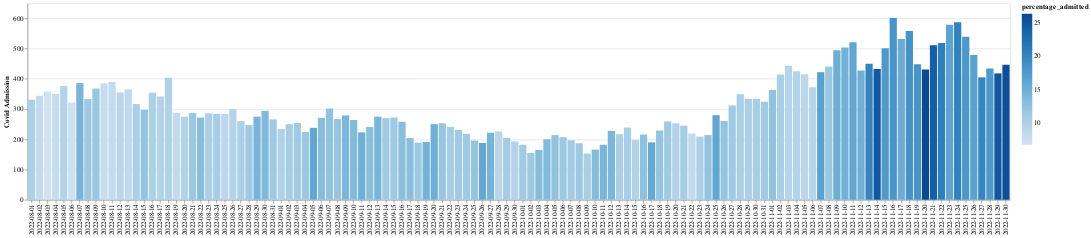

Notebook code cell kept with this figure:
### Code cell
alt.Chart(mergedhosp_malaysia).mark_bar().encode(
    x=alt.X('date', title=None),
    y=alt.Y('admitted_covid', title='Covid Admission'),
    tooltip=('date','holiday','malaysia_cases_new','admitted_covid','percentage_admitted'),
    color='percentage_admitted'
).properties(width=1500)

### Figure 1 — Vega-Lite specification as saved in the notebook (floating-point values rounded to 4 significant figures)
{"config": {"view": {"continuousWidth": 400, "continuousHeight": 300}}, "data": {"name": "data-c3a883f55ad697ca351b0caccef86f8d"}, "mark": "bar", "encoding": {"color": {"field": "percentage_admitted", "type": "quantitative"}, "tooltip": [{"field": "date", "type": "nominal"}, {"field": "holiday", "type": "nominal"}, {"field": "malaysia_cases_new", "type": "quantitative"}, {"field": "admitted_covid", "type": "quantitative"}, {"field": "percentage_admitted", "type": "quantitative"}], "x": {"field": "date", "title": null, "type": "nominal"}, "y": {"field": "admitted_covid", "title": "Covid Admission", "type": "quantitative"}}, "width": 1500, "$schema": "https://vega.github.io/schema/vega-lite/v4.17.0.json", "datasets": {"data-c3a883f55ad697ca351b0caccef86f8d": [{"date": "2022-08-01", "holiday": "non-holiday", "malaysia_cases_new": 3213, "admitted_covid": 331, "percentage_admitted": 10.3}, {"date": "2022-08-02", "holiday": "non-holiday", "malaysia_cases_new": 4204, "admitted_covid": 344, "percentage_admitted": 8.183}, {"date": "2022-08-03", "holiday": "non-holiday", "malaysia_cases_new": 5330, "admitted_covid": 358, "percentage_admitted": 6.717}, {"date": "2022-08-04", "holiday": "non-holiday", "malaysia_cases_new": 4413, "admitted_covid": 350, "percentage_admitted": 7.931}, {"date": "2022-08-05", "holiday": "non-holiday", "malaysia_cases_new": 3927, "admitted_covid": 376, "percentage_admitted": 9.575}, {"date": "2022-08-06", "holiday": "non-holiday", "malaysia_cases_new": 4684, "admitted_covid": 322, "percentage_admitted": 6.874}, {"date": "2022-08-07", "holiday": "non-holiday", "malaysia_cases_new": 2728, "admitted_covid": 386, "percentage_admitted": 14.15}, {"date": "2022-08-08", "holiday": "non-holiday", "malaysia_cases_new": 2863, "admitted_covid": 333, "percentage_admitted": 11.63}, {"date": "2022-08-09", "holiday": "non-holiday", "malaysia_cases_new": 3083, "admitted_covid": 368, "percentage_admitted": 11.94}, {"date": "2022-08-10", "holiday": "non-holiday", "malaysia_cases_new": 4896, "admitted_covid": 385, "percentage_admitted": 7.864}, {"date": "2022-08-11", "holiday": "non-holiday", "malaysia_cases_new": 4831, "admitted_covid": 390, "percentage_admitted": 8.073}, {"date": "2022-08-12", "holiday": "non-holiday", "malaysia_cases_new": 3943, "admitted_covid": 355, "percentage_admitted": 9.003}, {"date": "2022-08-13", "holiday": "non-holiday", "malaysia_cases_new": 4334, "admitted_covid": 365, "percentage_admitted": 8.422}, {"date": "2022-08-14", "holiday": "non-holiday", "malaysia_cases_new": 3045, "admitted_covid": 317, "percentage_admitted": 10.41}, {"date": "2022-08-15", "holiday": "non-holiday", "malaysia_cases_new": 2437, "admitted_covid": 298, "percentage_admitted": 12.23}, {"date": "2022-08-16", "holiday": "non-holiday", "malaysia_cases_new": 3429, "admitted_covid": 354, "percentage_admitted": 10.32}, {"date": "2022-08-17", "holiday": "non-holiday", "malaysia_cases_new": 3516, "admitted_covid": 342, "percentage_admitted": 9.727}, {"date": "2022-08-18", "holiday": "non-holiday", "malaysia_cases_new": 4071, "admitted_covid": 404, "percentage_admitted": 9.924}, {"date": "2022-08-19", "holiday": "non-holiday", "malaysia_cases_new": 3490, "admitted_covid": 288, "percentage_admitted": 8.252}, {"date": "2022-08-20", "holiday": "non-holiday", "malaysia_cases_new": 2798, "admitted_covid": 275, "percentage_admitted": 9.828}, {"date": "2022-08-21", "holiday": "non-holiday", "malaysia_cases_new": 2464, "admitted_covid": 287, "percentage_admitted": 11.65}, {"date": "2022-08-22", "holiday": "non-holiday", "malaysia_cases_new": 2078, "admitted_covid": 272, "percentage_admitted": 13.09}, {"date": "2022-08-23", "holiday": "non-holiday", "malaysia_cases_new": 2722, "admitted_covid": 286, "percentage_admitted": 10.51}, {"date": "2022-08-24", "holiday": "non-holiday", "malaysia_cases_new": 2636, "admitted_covid": 284, "percentage_admitted": 10.77}, {"date": "2022-08-25", "holiday": "non-holiday", "malaysia_cases_new": 3206, "admitted_covid": 284, "percentage_admitted": 8.858}, {"date": "2022-08-26", "holiday": "non-holiday", "malaysia_cases_new": 3118, "admitted_covid": 300, "percentage_admitted": 9.622}, {"date": "2022-08-27", "holiday": "non-holiday", "malaysia_cases_new": 2491, "admitted_covid": 260, "percentage_admitted": 10.44}, {"date": "2022-08-28", "holiday": "non-holiday", "malaysia_cases_new": 2191, "admitted_covid": 247, "percentage_admitted": 11.27}, {"date": "2022-08-29", "holiday": "non-holiday", "malaysia_cases_new": 1946, "admitted_covid": 275, "percentage_admitted": 14.13}, {"date": "2022-08-30", "holiday": "non-holiday", "malaysia_cases_new": 2144, "admitted_covid": 294, "percentage_admitted": 13.71}, {"date": "2022-08-31", "holiday": "Merdeka", "malaysia_cases_new": 2340, "admitted_covid": 266, "percentage_admitted": 11.37}, {"date": "2022-09-01", "holiday": "non-holiday", "malaysia_cases_new": 2356, "admitted_covid": 234, "percentage_admitted": 9.932}, {"date": "2022-09-02", "holiday": "non-holiday", "malaysia_cases_new": 2328, "admitted_covid": 250, "percentage_admitted": 10.74}, {"date": "2022-09-03", "holiday": "non-holiday", "malaysia_cases_new": 2244, "admitted_covid": 254, "percentage_admitted": 11.32}, {"date": "2022-09-04", "holiday": "non-holiday", "malaysia_cases_new": 1904, "admitted_covid": 224, "percentage_admitted": 11.76}, {"date": "2022-09-05", "holiday": "non-holiday", "malaysia_cases_new": 1486, "admitted_covid": 238, "percentage_admitted": 16.02}, {"date": "2022-09-06", "holiday": "non-holiday", "malaysia_cases_new": 2067, "admitted_covid": 271, "percentage_admitted": 13.11}, {"date": "2022-09-07", "holiday": "non-holiday", "malaysia_cases_new": 2428, "admitted_covid": 302, "percentage_admitted": 12.44}, {"date": "2022-09-08", "holiday": "non-holiday", "malaysia_cases_new": 2226, "admitted_covid": 267, "percentage_admitted": 11.99}, {"date": "2022-09-09", "holiday": "non-holiday", "malaysia_cases_new": 1990, "admitted_covid": 279, "percentage_admitted": 14.02}, {"date": "2022-09-10", "holiday": "non-holiday", "malaysia_cases_new": 1971, "admitted_covid": 264, "percentage_admitted": 13.39}, {"date": "2022-09-11", "holiday": "non-holiday", "malaysia_cases_new": 1483, "admitted_covid": 223, "percentage_admitted": 15.04}, {"date": "2022-09-12", "holiday": "non-holiday", "malaysia_cases_new": 1847, "admitted_covid": 241, "percentage_admitted": 13.05}, {"date": "2022-09-13", "holiday": "non-holiday", "malaysia_cases_new": 1942, "admitted_covid": 275, "percentage_admitted": 14.16}, {"date": "2022-09-14", "holiday": "non-holiday", "malaysia_cases_new": 2431, "admitted_covid": 270, "percentage_admitted": 11.11}, {"date": "2022-09-15", "holiday": "non-holiday", "malaysia_cases_new": 2375, "admitted_covid": 272, "percentage_admitted": 11.45}, {"date": "2022-09-16", "holiday": "Malaysia Day", "malaysia_cases_new": 1977, "admitted_covid": 258, "percentage_admitted": 13.05}, {"date": "2022-09-17", "holiday": "Weekend", "malaysia_cases_new": 1572, "admitted_covid": 204, "percentage_admitted": 12.98}, {"date": "2022-09-18", "holiday": "Weekend", "malaysia_cases_new": 1639, "admitted_covid": 189, "percentage_admitted": 11.53}, {"date": "2022-09-19", "holiday": "non-holiday", "malaysia_cases_new": 1307, "admitted_covid": 191, "percentage_admitted": 14.61}, {"date": "2022-09-20", "holiday": "non-holiday", "malaysia_cases_new": 1667, "admitted_covid": 250, "percentage_admitted": 15.0}, {"date": "2022-09-21", "holiday": "non-holiday", "malaysia_cases_new": 2111, "admitted_covid": 253, "percentage_admitted": 11.98}, {"date": "2022-09-22", "holiday": "non-holiday", "malaysia_cases_new": 2245, "admitted_covid": 241, "percentage_admitted": 10.73}, {"date": "2022-09-23", "holiday": "non-holiday", "malaysia_cases_new": 2070, "admitted_covid": 231, "percentage_admitted": 11.16}, {"date": "2022-09-24", "holiday": "non-holiday", "malaysia_cases_new": 1924, "admitted_covid": 218, "percentage_admitted": 11.33}, {"date": "2022-09-25", "holiday": "non-holiday", "malaysia_cases_new": 1608, "admitted_covid": 196, "percentage_admitted": 12.19}, {"date": "2022-09-26", "holiday": "non-holiday", "malaysia_cases_new": 1186, "admitted_covid": 188, "percentage_admitted": 15.85}, {"date": "2022-09-27", "holiday": "non-holiday", "malaysia_cases_new": 1552, "admitted_covid": 222, "percentage_admitted": 14.3}, {"date": "2022-09-28", "holiday": "non-holiday", "malaysia_cases_new": 2445, "admitted_covid": 226, "percentage_admitted": 9.243}, {"date": "2022-09-29", "holiday": "non-holiday", "malaysia_cases_new": 1867, "admitted_covid": 205, "percentage_admitted": 10.98}, {"date": "2022-09-30", "holiday": "non-holiday", "malaysia_cases_new": 2007, "admitted_covid": 193, "percentage_admitted": 9.616}, {"date": "2022-10-01", "holiday": "non-holiday", "malaysia_cases_new": 1626, "admitted_covid": 182, "percentage_admitted": 11.19}, {"date": "2022-10-02", "holiday": "non-holiday", "malaysia_cases_new": 1360, "admitted_covid": 155, "percentage_admitted": 11.4}, {"date": "2022-10-03", "holiday": "non-holiday", "malaysia_cases_new": 1244, "admitted_covid": 165, "percentage_admitted": 13.26}, {"date": "2022-10-04", "holiday": "non-holiday", "malaysia_cases_new": 1483, "admitted_covid": 200, "percentage_admitted": 13.49}, {"date": "2022-10-05", "holiday": "non-holiday", "malaysia_cases_new": 1722, "admitted_covid": 214, "percentage_admitted": 12.43}, {"date": "2022-10-06", "holiday": "non-holiday", "malaysia_cases_new": 1794, "admitted_covid": 207, "percentage_admitted": 11.54}, {"date": "2022-10-07", "holiday": "non-holiday", "malaysia_cases_new": 1788, "admitted_covid": 197, "percentage_admitted": 11.02}, {"date": "2022-10-08", "holiday": "Weekend", "malaysia_cases_new": 1627, "admitted_covid": 187, "percentage_admitted": 11.49}, {"date": "2022-10-09", "holiday": "Birthday of Prophet Muhammad", "malaysia_cases_new": 1453, "admitted_covid": 153, "percentage_admitted": 10.53}, {"date": "2022-10-10", "holiday": "Weekend", "malaysia_cases_new": 1241, "admitted_covid": 166, "percentage_admitted": 13.38}, {"date": "2022-10-11", "holiday": "non-holiday", "malaysia_cases_new": 1291, "admitted_covid": 182, "percentage_admitted": 14.1}, {"date": "2022-10-12", "holiday": "non-holiday", "malaysia_cases_new": 1628, "admitted_covid": 228, "percentage_admitted": 14.0}, {"date": "2022-10-13", "holiday": "non-holiday", "malaysia_cases_new": 2090, "admitted_covid": 217, "percentage_admitted": 10.38}, {"date": "2022-10-14", "holiday": "non-holiday", "malaysia_cases_new": 2231, "admitted_covid": 239, "percentage_admitted": 10.71}, {"date": "2022-10-15", "holiday": "non-holiday", "malaysia_cases_new": 2023, "admitted_covid": 198, "percentage_admitted": 9.787}, {"date": "2022-10-16", "holiday": "non-holiday", "malaysia_cases_new": 1712, "admitted_covid": 216, "percentage_admitted": 12.62}, {"date": "2022-10-17", "holiday": "non-holiday", "malaysia_cases_new": 1210, "admitted_covid": 190, "percentage_admitted": 15.7}, {"date": "2022-10-18", "holiday": "non-holiday", "malaysia_cases_new": 1873, "admitted_covid": 229, "percentage_admitted": 12.23}, {"date": "2022-10-19", "holiday": "non-holiday", "malaysia_cases_new": 2295, "admitted_covid": 259, "percentage_admitted": 11.29}, {"date": "2022-10-20", "holiday": "non-holiday", "malaysia_cases_new": 2561, "admitted_covid": 253, "percentage_admitted": 9.879}, {"date": "2022-10-21", "holiday": "non-holiday", "malaysia_cases_new": 2256, "admitted_covid": 245, "percentage_admitted": 10.86}, {"date": "2022-10-22", "holiday": "Weekend", "malaysia_cases_new": 2618, "admitted_covid": 219, "percentage_admitted": 8.365}, {"date": "2022-10-23", "holiday": "Weekend", "malaysia_cases_new": 2054, "admitted_covid": 209, "percentage_admitted": 10.18}, {"date": "2022-10-24", "holiday": "Deepavali", "malaysia_cases_new": 1737, "admitted_covid": 214, "percentage_admitted": 12.32}, {"date": "2022-10-25", "holiday": "non-holiday", "malaysia_cases_new": 1743, "admitted_covid": 280, "percentage_admitted": 16.06}, {"date": "2022-10-26", "holiday": "non-holiday", "malaysia_cases_new": 2136, "admitted_covid": 261, "percentage_admitted": 12.22}, {"date": "2022-10-27", "holiday": "non-holiday", "malaysia_cases_new": 2762, "admitted_covid": 312, "percentage_admitted": 11.3}, {"date": "2022-10-28", "holiday": "non-holiday", "malaysia_cases_new": 3296, "admitted_covid": 349, "percentage_admitted": 10.59}, {"date": "2022-10-29", "holiday": "non-holiday", "malaysia_cases_new": 3189, "admitted_covid": 334, "percentage_admitted": 10.47}, {"date": "2022-10-30", "holiday": "non-holiday", "malaysia_cases_new": 3129, "admitted_covid": 334, "percentage_admitted": 10.67}, {"date": "2022-10-31", "holiday": "non-holiday", "malaysia_cases_new": 2913, "admitted_covid": 324, "percentage_admitted": 11.12}, {"date": "2022-11-01", "holiday": "non-holiday", "malaysia_cases_new": 2913, "admitted_covid": 363, "percentage_admitted": 12.46}, {"date": "2022-11-02", "holiday": "non-holiday", "malaysia_cases_new": 3969, "admitted_covid": 414, "percentage_admitted": 10.43}, {"date": "2022-11-03", "holiday": "non-holiday", "malaysia_cases_new": 4711, "admitted_covid": 443, "percentage_admitted": 9.404}, {"date": "2022-11-04", "holiday": "non-holiday", "malaysia_cases_new": 4360, "admitted_covid": 425, "percentage_admitted": 9.748}, {"date": "2022-11-05", "holiday": "non-holiday", "malaysia_cases_new": 4621, "admitted_covid": 415, "percentage_admitted": 8.981}, {"date": "2022-11-06", "holiday": "non-holiday", "malaysia_cases_new": 3913, "admitted_covid": 372, "percentage_admitted": 9.507}, {"date": "2022-11-07", "holiday": "non-holiday", "malaysia_cases_new": 2521, "admitted_covid": 422, "percentage_admitted": 16.74}, {"date": "2022-11-08", "holiday": "non-holiday", "malaysia_cases_new": 3781, "admitted_covid": 441, "percentage_admitted": 11.66}, {"date": "2022-11-09", "holiday": "non-holiday", "malaysia_cases_new": 3267, "admitted_covid": 495, "percentage_admitted": 15.15}, {"date": "2022-11-10", "holiday": "non-holiday", "malaysia_cases_new": 3436, "admitted_covid": 504, "percentage_admitted": 14.67}, {"date": "2022-11-11", "holiday": "non-holiday", "malaysia_cases_new": 3245, "admitted_covid": 521, "percentage_admitted": 16.06}, {"date": "2022-11-12", "holiday": "non-holiday", "malaysia_cases_new": 2882, "admitted_covid": 428, "percentage_admitted": 14.85}, {"date": "2022-11-13", "holiday": "non-holiday", "malaysia_cases_new": 2234, "admitted_covid": 450, "percentage_admitted": 20.14}, {"date": "2022-11-14", "holiday": "non-holiday", "malaysia_cases_new": 1749, "admitted_covid": 433, "percentage_admitted": 24.76}, {"date": "2022-11-15", "holiday": "non-holiday", "malaysia_cases_new": 2852, "admitted_covid": 501, "percentage_admitted": 17.57}, {"date": "2022-11-16", "holiday": "non-holiday", "malaysia_cases_new": 3304, "admitted_covid": 601, "percentage_admitted": 18.19}, {"date": "2022-11-17", "holiday": "non-holiday", "malaysia_cases_new": 3457, "admitted_covid": 532, "percentage_admitted": 15.39}, {"date": "2022-11-18", "holiday": "Weekend", "malaysia_cases_new": 3037, "admitted_covid": 558, "percentage_admitted": 18.37}, {"date": "2022-11-19", "holiday": "GE-15", "malaysia_cases_new": 2450, "admitted_covid": 448, "percentage_admitted": 18.29}, {"date": "2022-11-20", "holiday": "Weekend", "malaysia_cases_new": 1633, "admitted_covid": 431, "percentage_admitted": 26.39}, {"date": "2022-11-21", "holiday": "non-holiday", "malaysia_cases_new": 2121, "admitted_covid": 511, "percentage_admitted": 24.09}, {"date": "2022-11-22", "holiday": "non-holiday", "malaysia_cases_new": 2516, "admitted_covid": 519, "percentage_admitted": 20.63}, {"date": "2022-11-23", "holiday": "non-holiday", "malaysia_cases_new": 3537, "admitted_covid": 579, "percentage_admitted": 16.37}, {"date": "2022-11-24", "holiday": "non-holiday", "malaysia_cases_new": 2877, "admitted_covid": 587, "percentage_admitted": 20.4}, {"date": "2022-11-25", "holiday": "non-holiday", "malaysia_cases_new": 3024, "admitted_covid": 539, "percentage_admitted": 17.82}, {"date": "2022-11-26", "holiday": "non-holiday", "malaysia_cases_new": 2898, "admitted_covid": 479, "percentage_admitted": 16.53}, {"date": "2022-11-27", "holiday": "non-holiday", "malaysia_cases_new": 2022, "admitted_covid": 405, "percentage_admitted": 20.03}, {"date": "2022-11-28", "holiday": "Special holiday", "malaysia_cases_new": 2465, "admitted_covid": 434, "percentage_admitted": 17.61}, {"date": "2022-11-29", "holiday": "non-holiday", "malaysia_cases_new": 1672, "admitted_covid": 418, "percentage_admitted": 25.0}, {"date": "2022-11-30", "holiday": "non-holiday", "malaysia_cases_new": 1737, "admitted_covid": 447, "percentage_admitted": 25.73}]}}
